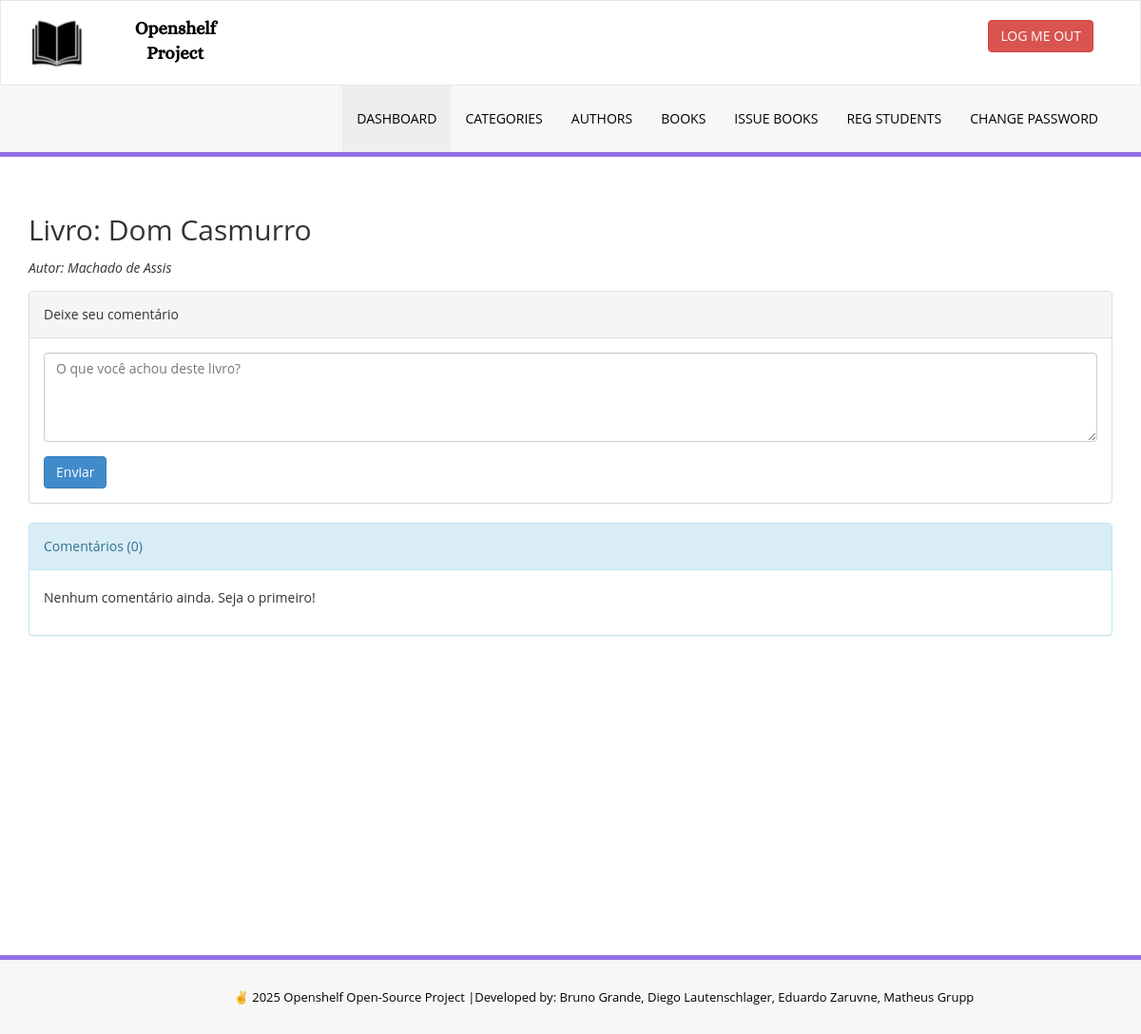
/Projeto_Web/site/library/admin/book-comments.php?isbn=9788563560452 (signed in), run on an earlier commit of the app's database.
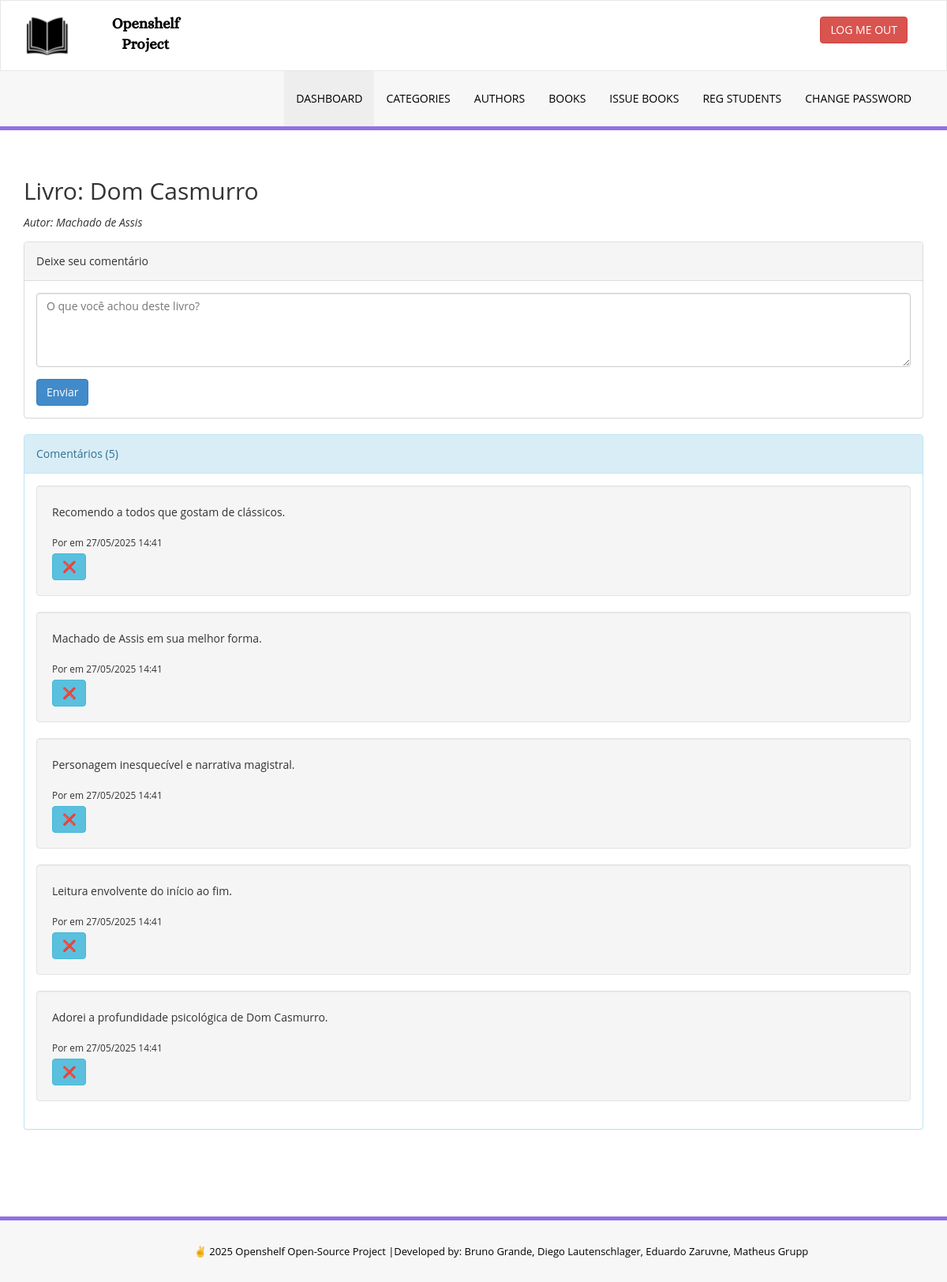
And on a later commit of the database.
### tables this page shows
CREATE TABLE tblbooks (
  id INT AUTO_INCREMENT PRIMARY KEY,
  CatId INT,
  CommentId INT,
  PublisherId INT,
  BookName VARCHAR(255),
  Description VARCHAR(255),
  QuantityTotal INT NOT NULL,
  QuantityLeft INT NOT NULL,
  AuthorId INT,
  ISBNNumber BIGINT,
  BookPrice DECIMAL(10,2),
  RegDate TIMESTAMP NULL DEFAULT CURRENT_TIMESTAMP,
  UpdationDate TIMESTAMP DEFAULT CURRENT_TIMESTAMP ON UPDATE CURRENT_TIMESTAMP
);

CREATE TABLE tblauthors (
  id INT AUTO_INCREMENT PRIMARY KEY,
  AuthorName VARCHAR(159),
  creationDate TIMESTAMP NULL DEFAULT CURRENT_TIMESTAMP,
  UpdationDate TIMESTAMP DEFAULT CURRENT_TIMESTAMP ON UPDATE CURRENT_TIMESTAMP
);

CREATE TABLE tblcomment (
  id INT AUTO_INCREMENT PRIMARY KEY,
  Userid VARCHAR(100),
  Comment VARCHAR(255) NOT NULL,
  ISBNNumber BIGINT,
  CreationDate TIMESTAMP NULL DEFAULT CURRENT_TIMESTAMP
);

### Projeto_Web/site/library/admin/book-comments.php (the view, shortened to what this page needs)
<?php
include '../includes/config.php';
$isbn = intval($_GET['isbn']);
$sql = "SELECT b.BookName, a.AuthorName
        FROM tblbooks b
        JOIN tblauthors a ON a.id = b.AuthorId
        WHERE b.ISBNNumber = :isbn";
$q = $dbh->prepare($sql);
$q->bindParam(':isbn', $isbn, PDO::PARAM_INT);
$q->execute();
$book = $q->fetch(PDO::FETCH_OBJ);
$sql = "SELECT
            c.id,
            c.Comment,
            c.CreationDate,
            COALESCE(
                CAST(AES_DECRYPT(UNHEX(s.FullName), 'devsecops') AS CHAR),
                CAST(AES_DECRYPT(UNHEX(a.UserName), 'devsecops') AS CHAR)
            ) AS AuthorName
        FROM tblcomment c
        LEFT JOIN tblstudents s ON s.StudentId = c.Userid
        LEFT JOIN admin a ON
            CAST(AES_DECRYPT(UNHEX(a.UserName), 'devsecops') AS CHAR CHARACTER SET utf8mb4)
            COLLATE utf8mb4_general_ci = c.Userid
        WHERE c.ISBNNumber = :isbn
        ORDER BY c.CreationDate DESC";
$q = $dbh->prepare($sql);
$q->bindParam(':isbn', $isbn, PDO::PARAM_INT);
$q->execute();
$comments = $q->fetchAll(PDO::FETCH_OBJ);
?>
<!DOCTYPE html>
<html lang="pt-br">
<head>
    <link href="assets/css/bootstrap.css" rel="stylesheet" />
    <link href="assets/css/style.css"   rel="stylesheet" />
</head>
<body>
    <?php include 'includes/header.php'; ?>
    <div class="container content-wrapper">
        <h2>Livro: <?php echo htmlentities($book->BookName); ?></h2>
        <p><em>Autor: <?php echo htmlentities($book->AuthorName); ?></em></p>
        <div class="panel panel-default">
            <div class="panel-heading">Deixe seu comentário</div>
            <div class="panel-body">
                <form method="post">
                    <div class="form-group">
                        <textarea name="comment" class="form-control" rows="4" required
                                  placeholder="O que você achou deste livro?"></textarea>
                    </div>
                    <button type="submit" name="submitComment" class="btn btn-primary">
                        Enviar
                    </button>
                </form>
            </div>
        </div>
        <div class="panel panel-info">
            <div class="panel-heading">
                Comentários (<?php echo count($comments); ?>)
            </div>
            <div class="panel-body">
                <?php if (empty($comments)): ?>
                    <p>Nenhum comentário ainda. Seja o primeiro!</p>
                <?php else: ?>
                    <?php foreach ($comments as $c): ?>
                        <div class="well">
                            <p><?php echo nl2br(htmlentities($c->Comment)); ?></p>
                            <small>
                                Por <strong><?php echo htmlentities($c->AuthorName); ?></strong>
                                em <?php echo date('d/m/Y H:i',
                                        strtotime($c->CreationDate)); ?>
                            </small>
                            <form method="post">
                                <button type="submit" name="removeComment" class="btn btn-info">❌</button>
                            </form>
                        </div>
                    <?php endforeach; ?>
                <?php endif; ?>
            </div>
        </div>
    </div>
    <?php include 'includes/footer.php'; ?>
</body>
</html>

### Projeto_Web/site/library/admin/includes/header.php (shortened to what this page needs)
<div class="navbar navbar-inverse set-radius-zero" >
        <div class="container">
            <div class="navbar-header">
                <a class="navbar-brand">
                    <img src="assets/img/logo.png" />
                </a>
            </div>
            <div class="right-div">
                <a href="logout.php" class="btn btn-danger pull-right">LOG ME OUT</a>
            </div>
        </div>
    </div>
    <section class="menu-section">
        <div class="container">
            <div class="row ">
                <div class="col-md-12">
                    <div class="navbar-collapse collapse ">
                        <ul id="menu-top" class="nav navbar-nav navbar-right">
                            <li><a href="dashboard.php" class="menu-top-active">DASHBOARD</a></li>
                            <li>
                                <a href="#" class="dropdown-toggle" id="ddlmenuItem" data-toggle="dropdown"> Categories <i class="fa fa-angle-down"></i></a>
                            </li>
                            <li>
                                <a href="#" class="dropdown-toggle" id="ddlmenuItem" data-toggle="dropdown"> Authors <i class="fa fa-angle-down"></i></a>
                            </li>
                            <li>
                                <a href="#" class="dropdown-toggle" id="ddlmenuItem" data-toggle="dropdown"> Books <i class="fa fa-angle-down"></i></a>
                            </li>
                            <li>
                                <a href="#" class="dropdown-toggle" id="ddlmenuItem" data-toggle="dropdown"> Issue Books <i class="fa fa-angle-down"></i></a>
                            </li>
                            <li><a href="reg-students.php">Reg Students</a></li>
                            <li><a href="change-password.php">Change Password</a></li>
                        </ul>
                    </div>
                </div>
            </div>
        </div>
    </section>

### Projeto_Web/site/library/admin/includes/footer.php
<section class="footer-section">
        <div class="container">
            <div class="row">
                <div class="col-md-12"  style="align-content: center; display: flex; justify-content: center">
                &#9996; 2025 Openshelf Open-Source Project |<a href="https://github.com/DiegoASCW/dev_sec_ops_library_project" target="_blank"  > Developed by: Bruno Grande, Diego Lautenschlager, Eduardo Zaruvne, Matheus Grupp</a>
                </div>
            </div>
        </div>
    </section>

### Projeto_Web/site/library/admin/assets/css/style.css (style rules this page uses)
.set-radius-zero { border-radius:0px; -moz-border-radius:0px; -webkit-border-radius:0px; }
.content-wrapper { margin-top: 40px; min-height:800px; padding-bottom:90px; }
.right-div { float: right; padding: 20px; }
#menu-top a { color:#000; text-decoration:none; font-weight:500; padding: 25px 15px 25px 15px; text-transform:uppercase; }
.menu-section { background-color: #f7f7f7; border-bottom:5px solid #9170E4; width:100% }
.menu-top-active { background-color:#eeeeee; }
.navbar-inverse { background-color: #FFF; border-color: rgba(155, 153, 153, 0.23); }
.navbar { min-height: 90px; margin-bottom: 0px; }
.footer-section { padding:25px 50px 25px 50px; color:#000; font-size:13px; background-color: #f7f7f7; text-align:right; border-top:5px solid #9170E4; }
.footer-section a, .footer-section a:hover { color:#000; }

What changed in the data, as far as the page shows it:
added tblcomment: Comment "Recomendo a todos que gostam de clássicos.", CreationDate "27/05/2025 14:41"
added tblcomment: Comment "Machado de Assis em sua melhor forma.", CreationDate "27/05/2025 14:41"
added tblcomment: Comment "Personagem inesquecível e narrativa magistral.", CreationDate "27/05/2025 14:41"
added tblcomment: Comment "Leitura envolvente do início ao fim.", CreationDate "27/05/2025 14:41"
added tblcomment: Comment "Adorei a profundidade psicológica de Dom Casmurro.", CreationDate "27/05/2025 14:41"
Also different on the page:
count($comments): "0" → "5"
text no longer shown: "Nenhum comentário ainda. Seja o primeiro!"
